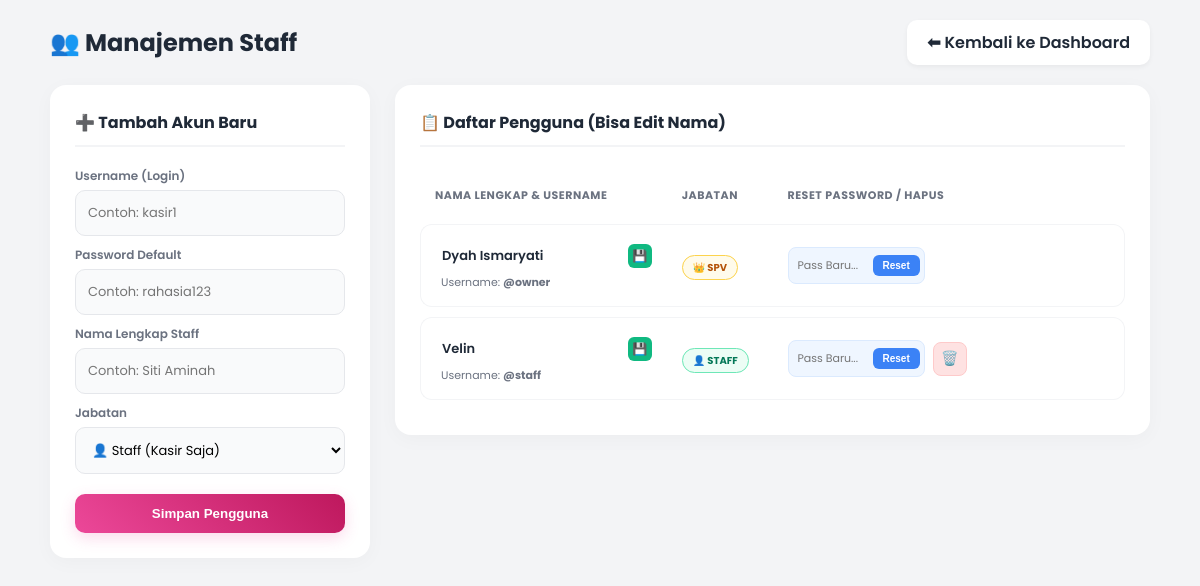
The app's page /kelola_user.php (signed in) with its own data.
### tables this page shows
CREATE TABLE users (
        id INTEGER PRIMARY KEY AUTOINCREMENT,
        username TEXT NOT NULL UNIQUE,
        password TEXT NOT NULL,
        role TEXT NOT NULL -- 'supervisor' atau 'karyawan'
    , nama_lengkap TEXT DEFAULT 'Staff Salon');

### kelola_user.php (the view, shortened to what this page needs)
<?php
$db = new PDO("sqlite:salon.db");
$db->setAttribute(PDO::ATTR_ERRMODE, PDO::ERRMODE_EXCEPTION);
try {
    $db->query("SELECT nama_lengkap FROM users LIMIT 1");
} catch (Exception $e) {
    $db->exec("ALTER TABLE users ADD COLUMN nama_lengkap TEXT DEFAULT 'Staff Salon'");
}
$list_users = $db->query("SELECT * FROM users ORDER BY role DESC");
?>
<!DOCTYPE html>
<html>
<head>
</head>
<body>
    <div class="header-page">
        <h2 style="margin: 0; font-size: 24px;">👥 Manajemen Staff</h2>
        <a href="index.php" class="btn-back">⬅ Kembali ke Dashboard</a>
    </div>
    <div class="container">
        <div class="card" style="position: sticky; top: 20px;">
            <h3>➕ Tambah Akun Baru</h3>
            <form method="POST">
                <label>Username (Login)</label>
                <input type="text" name="username" required placeholder="Contoh: kasir1" autocomplete="off">
                <label>Password Default</label>
                <input type="text" name="password" required placeholder="Contoh: rahasia123" autocomplete="off">
                <label>Nama Lengkap Staff</label>
                <input type="text" name="nama_lengkap" required placeholder="Contoh: Siti Aminah">
                <label>Jabatan</label>
                <select name="role">
                    <option value="staff">👤 Staff (Kasir Saja)</option>
                </select>
                <button type="submit" name="tambah_user" class="btn-save">Simpan Pengguna</button>
            </form>
        </div>
        <div class="card">
            <h3>📋 Daftar Pengguna (Bisa Edit Nama)</h3>
            <table cellspacing="0" cellpadding="0">
                <thead>
                    <tr>
                        <th width="35%">Nama Lengkap & Username</th>
                        <th width="15%">Jabatan</th>
                        <th width="50%">Reset Password / Hapus</th>
                    </tr>
                </thead>
                <tbody>
                    <?php foreach($list_users as $u): ?>
                    <tr class="data-row">
                        <td>
                            <form method="POST" class="name-edit-group">
                                <input type="text" name="nama_lengkap" class="input-name-edit" value="<?= $u['nama_lengkap'] ?? '' ?>">
                                <button type="submit" name="update_nama" class="btn-mini-save" title="Simpan Perubahan Nama">💾</button>
                            </form>
                            <div style="font-size: 11px; color: var(--text-light); margin-left: 5px; margin-top:2px;">
                                Username: <b>@<?= $u['username'] ?></b>
                            </div>
                        </td>
                        <td>
                            <?php if($u['role']=='supervisor'): ?>
                                <span class="badge badge-spv">👑 SPV</span>
                            <?php else: ?>
                                <span class="badge badge-staff">👤 STAFF</span>
                            <?php endif; ?>
                        </td>
                        <td>
                            <div class="action-area">
                                <form method="POST" class="reset-group">
                                    <input type="text" name="password_baru" class="input-reset" placeholder="Pass Baru..." required autocomplete="off">
                                    <button type="submit" name="reset_password" class="btn-reset">Reset</button>
                                </form>
                                <?php if($u['id'] != $_SESSION['user_id']): ?>
                                    <a href="?hapus=<?= $u['id'] ?>" class="btn-del" onclick="return confirm('Yakin hapus user ini?')" title="Hapus User">🗑️</a>
                                <?php endif; ?>
                            </div>
                        </td>
                    </tr>
                    <?php endforeach; ?>
                </tbody>
            </table>
        </div>
    </div>
</body>
</html>

### kelola_user.php (style rules this page uses)
:root { --primary: #ec4899; --bg-body: #f3f4f6; --white: #ffffff; --text-dark: #1f2937; --text-light: #6b7280; --danger: #ef4444; --success: #10b981; --blue: #3b82f6; --warning: #f59e0b; }
body { font-family: 'Poppins', sans-serif; background-color: var(--bg-body); padding: 20px; margin: 0; color: var(--text-dark); }
.header-page { max-width: 1100px; margin: 0 auto 20px auto; display: flex; justify-content: space-between; align-items: center; }
.btn-back { text-decoration: none; color: var(--text-dark); font-weight: 600; background: var(--white); padding: 10px 20px; border-radius: 10px; box-shadow: 0 2px 5px rgba(0,0,0,0.05); transition: 0.3s; }
.container { max-width: 1100px; margin: 0 auto; display: grid; grid-template-columns: 320px 1fr; gap: 25px; align-items: start; }
.card { background: var(--white); border-radius: 16px; padding: 25px; box-shadow: 0 4px 20px rgba(0,0,0,0.03); }
h3 { margin: 0 0 20px 0; font-size: 16px; font-weight: 700; color: var(--text-dark); border-bottom: 2px solid #f3f4f6; padding-bottom: 10px; }
label { display: block; font-size: 12px; font-weight: 600; color: var(--text-light); margin-bottom: 5px; margin-top: 10px; }
input, select { width: 100%; padding: 12px; border: 1px solid #e5e7eb; border-radius: 10px; box-sizing: border-box; font-family: 'Poppins'; font-size: 13px; background: #f9fafb; }
.btn-save { width: 100%; padding: 12px; background: linear-gradient(45deg, #ec4899, #be185d); color: white; border: none; border-radius: 10px; font-weight: 600; margin-top: 20px; cursor: pointer; transition: 0.3s; box-shadow: 0 5px 15px rgba(236, 72, 153, 0.2); }
table { width: 100%; border-collapse: separate; border-spacing: 0 10px; }
th { text-align: left; padding: 10px 15px; color: var(--text-light); font-size: 11px; font-weight: 700; text-transform: uppercase; letter-spacing: 0.5px; }
.data-row td { background: var(--white); padding: 15px; border-top: 1px solid #f3f4f6; border-bottom: 1px solid #f3f4f6; vertical-align: middle; }
.data-row td:first-child { border-left: 1px solid #f3f4f6; border-top-left-radius: 12px; border-bottom-left-radius: 12px; }
.data-row td:last-child { border-right: 1px solid #f3f4f6; border-top-right-radius: 12px; border-bottom-right-radius: 12px; }
.name-edit-group { display: flex; align-items: center; gap: 5px; }
.input-name-edit { border: 1px dashed transparent; background: transparent; font-weight: 600; color: var(--text-dark); padding: 5px; }
.btn-mini-save { background: var(--success); color: white; border: none; border-radius: 6px; width: 24px; height: 24px; cursor: pointer; display: flex; align-items: center; justify-content: center; font-size: 12px; }
.badge { padding: 4px 10px; border-radius: 20px; font-size: 10px; font-weight: 700; text-transform: uppercase; }
.badge-spv { background: #fffbeb; color: #b45309; border: 1px solid #fcd34d; }
.badge-staff { background: #ecfdf5; color: #047857; border: 1px solid #6ee7b7; }
.action-area { display: flex; align-items: center; gap: 8px; }
.reset-group { display: flex; align-items: center; background: #eff6ff; padding: 4px; border-radius: 8px; border: 1px solid #dbeafe; }
.input-reset { border: none; background: transparent; font-size: 11px; width: 80px; padding: 5px; }
.btn-reset { background: var(--blue); color: white; border: none; border-radius: 6px; padding: 5px 10px; font-size: 10px; font-weight: 600; cursor: pointer; }
.btn-del { background: #fee2e2; color: var(--danger); border: 1px solid #fecaca; width: 32px; height: 32px; border-radius: 8px; display: flex; align-items: center; justify-content: center; text-decoration: none; font-size: 14px; transition: 0.2s; }

### records on screen
users: nama_lengkap "Dyah Ismaryati", username "owner", role "👑 SPV"
users: nama_lengkap "Velin", username "staff", role "👤 STAFF"
